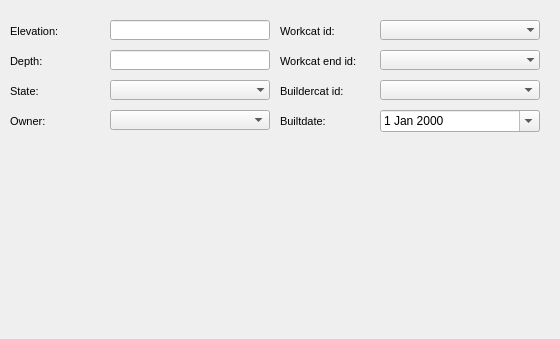
     <widget class="QWidget" name="page_37">
      <property name="geometry">
       <rect>
        <x>0</x>
        <y>0</y>
        <width>560</width>
        <height>339</height>
       </rect>
      </property>
      <attribute name="label">
       <string>Basic information</string>
      </attribute>
      <widget class="QComboBox" name="ownercat_id">
       <property name="geometry">
        <rect>
         <x>110</x>
         <y>110</y>
         <width>160</width>
         <height>20</height>
        </rect>
       </property>
      </widget>
      <widget class="QLabel" name="label_waterwell_owner">
       <property name="geometry">
        <rect>
         <x>10</x>
         <y>110</y>
         <width>90</width>
         <height>22</height>
        </rect>
       </property>
       <property name="font">
        <font>
         <pointsize>8</pointsize>
        </font>
       </property>
       <property name="frameShape">
        <enum>QFrame::NoFrame</enum>
       </property>
       <property name="frameShadow">
        <enum>QFrame::Plain</enum>
       </property>
       <property name="text">
        <string>Owner:</string>
       </property>
       <property name="textFormat">
        <enum>Qt::AutoText</enum>
       </property>
       <property name="scaledContents">
        <bool>false</bool>
       </property>
       <property name="alignment">
        <set>Qt::AlignLeading|Qt::AlignLeft|Qt::AlignVCenter</set>
       </property>
       <property name="margin">
        <number>3</number>
       </property>
      </widget>
      <widget class="QLineEdit" name="waterwell_elevation">
       <property name="geometry">
        <rect>
         <x>110</x>
         <y>20</y>
         <width>160</width>
         <height>20</height>
        </rect>
       </property>
       <property name="frame">
        <bool>true</bool>
       </property>
      </widget>
      <widget class="QLineEdit" name="waterwell_depth">
       <property name="geometry">
        <rect>
         <x>110</x>
         <y>50</y>
         <width>160</width>
         <height>20</height>
        </rect>
       </property>
       <property name="frame">
        <bool>true</bool>
       </property>
      </widget>
      <widget class="QLabel" name="label_waterwell_state">
       <property name="geometry">
        <rect>
         <x>10</x>
         <y>80</y>
         <width>90</width>
         <height>22</height>
        </rect>
       </property>
       <property name="font">
        <font>
         <pointsize>8</pointsize>
        </font>
       </property>
       <property name="frameShape">
        <enum>QFrame::NoFrame</enum>
       </property>
       <property name="frameShadow">
        <enum>QFrame::Plain</enum>
       </property>
       <property name="text">
        <string>State:</string>
       </property>
       <property name="textFormat">
        <enum>Qt::AutoText</enum>
       </property>
       <property name="scaledContents">
        <bool>false</bool>
       </property>
       <property name="alignment">
        <set>Qt::AlignLeading|Qt::AlignLeft|Qt::AlignVCenter</set>
       </property>
       <property name="margin">
        <number>3</number>
       </property>
      </widget>
      <widget class="QComboBox" name="waterwell_state">
       <property name="geometry">
        <rect>
         <x>110</x>
         <y>80</y>
         <width>160</width>
         <height>20</height>
        </rect>
       </property>
       <property name="autoFillBackground">
        <bool>true</bool>
       </property>
       <property name="maxVisibleItems">
        <number>8</number>
       </property>
       <property name="frame">
        <bool>false</bool>
       </property>
      </widget>
      <widget class="QLabel" name="label_waterwell_elevation">
       <property name="geometry">
        <rect>
         <x>10</x>
         <y>20</y>
         <width>90</width>
         <height>22</height>
        </rect>
       </property>
       <property name="font">
        <font>
         <pointsize>8</pointsize>
        </font>
       </property>
       <property name="frameShape">
        <enum>QFrame::NoFrame</enum>
       </property>
       <property name="frameShadow">
        <enum>QFrame::Plain</enum>
       </property>
       <property name="text">
        <string>Elevation:</string>
       </property>
       <property name="textFormat">
        <enum>Qt::AutoText</enum>
       </property>
       <property name="scaledContents">
        <bool>false</bool>
       </property>
       <property name="alignment">
        <set>Qt::AlignLeading|Qt::AlignLeft|Qt::AlignVCenter</set>
       </property>
       <property name="margin">
        <number>3</number>
       </property>
      </widget>
      <widget class="QLabel" name="label_waterwell_depth">
       <property name="geometry">
        <rect>
         <x>10</x>
         <y>50</y>
         <width>90</width>
         <height>22</height>
        </rect>
       </property>
       <property name="font">
        <font>
         <pointsize>8</pointsize>
        </font>
       </property>
       <property name="frameShape">
        <enum>QFrame::NoFrame</enum>
       </property>
       <property name="frameShadow">
        <enum>QFrame::Plain</enum>
       </property>
       <property name="text">
        <string>Depth:</string>
       </property>
       <property name="textFormat">
        <enum>Qt::AutoText</enum>
       </property>
       <property name="scaledContents">
        <bool>false</bool>
       </property>
       <property name="alignment">
        <set>Qt::AlignLeading|Qt::AlignLeft|Qt::AlignVCenter</set>
       </property>
       <property name="margin">
        <number>3</number>
       </property>
      </widget>
      <widget class="QComboBox" name="waterwell_buildercat_id">
       <property name="geometry">
        <rect>
         <x>380</x>
         <y>80</y>
         <width>160</width>
         <height>20</height>
        </rect>
       </property>
      </widget>
      <widget class="QDateEdit" name="waterwell_builtdate">
       <property name="geometry">
        <rect>
         <x>380</x>
         <y>110</y>
         <width>160</width>
         <height>22</height>
        </rect>
       </property>
       <property name="calendarPopup">
        <bool>true</bool>
       </property>
      </widget>
      <widget class="QLabel" name="label_waterwell_buildercat_id">
       <property name="geometry">
        <rect>
         <x>280</x>
         <y>80</y>
         <width>101</width>
         <height>22</height>
        </rect>
       </property>
       <property name="font">
        <font>
         <pointsize>8</pointsize>
        </font>
       </property>
       <property name="frameShape">
        <enum>QFrame::NoFrame</enum>
       </property>
       <property name="frameShadow">
        <enum>QFrame::Plain</enum>
       </property>
       <property name="text">
        <string>Buildercat id:</string>
       </property>
       <property name="textFormat">
        <enum>Qt::AutoText</enum>
       </property>
       <property name="scaledContents">
        <bool>false</bool>
       </property>
       <property name="alignment">
        <set>Qt::AlignLeading|Qt::AlignLeft|Qt::AlignVCenter</set>
       </property>
       <property name="margin">
        <number>3</number>
       </property>
      </widget>
      <widget class="QComboBox" name="waterwell_workcat_id_end">
       <property name="geometry">
        <rect>
         <x>380</x>
         <y>50</y>
         <width>160</width>
         <height>20</height>
        </rect>
       </property>
       <property name="autoFillBackground">
        <bool>true</bool>
       </property>
       <property name="maxVisibleItems">
        <number>8</number>
       </property>
       <property name="frame">
        <bool>false</bool>
       </property>
      </widget>
      <widget class="QLabel" name="label_waterwell_builtdate">
       <property name="geometry">
        <rect>
         <x>280</x>
         <y>110</y>
         <width>101</width>
         <height>22</height>
        </rect>
       </property>
       <property name="font">
        <font>
         <pointsize>8</pointsize>
        </font>
       </property>
       <property name="frameShape">
        <enum>QFrame::NoFrame</enum>
       </property>
       <property name="frameShadow">
        <enum>QFrame::Plain</enum>
       </property>
       <property name="text">
        <string>Builtdate:</string>
       </property>
       <property name="textFormat">
        <enum>Qt::AutoText</enum>
       </property>
       <property name="scaledContents">
        <bool>false</bool>
       </property>
       <property name="alignment">
        <set>Qt::AlignLeading|Qt::AlignLeft|Qt::AlignVCenter</set>
       </property>
       <property name="margin">
        <number>3</number>
       </property>
      </widget>
      <widget class="QLabel" name="label_waterwell_workcat_id_end">
       <property name="geometry">
        <rect>
         <x>280</x>
         <y>50</y>
         <width>101</width>
         <height>22</height>
        </rect>
       </property>
       <property name="font">
        <font>
         <pointsize>8</pointsize>
        </font>
       </property>
       <property name="frameShape">
        <enum>QFrame::NoFrame</enum>
       </property>
       <property name="frameShadow">
        <enum>QFrame::Plain</enum>
       </property>
       <property name="text">
        <string>Workcat end id:</string>
       </property>
       <property name="textFormat">
        <enum>Qt::AutoText</enum>
       </property>
       <property name="scaledContents">
        <bool>false</bool>
       </property>
       <property name="alignment">
        <set>Qt::AlignLeading|Qt::AlignLeft|Qt::AlignVCenter</set>
       </property>
       <property name="margin">
        <number>3</number>
       </property>
      </widget>
      <widget class="QLabel" name="label_waterwell_workcat_id">
       <property name="geometry">
        <rect>
         <x>280</x>
         <y>20</y>
         <width>90</width>
         <height>22</height>
        </rect>
       </property>
       <property name="font">
        <font>
         <pointsize>8</pointsize>
        </font>
       </property>
       <property name="frameShape">
        <enum>QFrame::NoFrame</enum>
       </property>
       <property name="frameShadow">
        <enum>QFrame::Plain</enum>
       </property>
       <property name="text">
        <string>Workcat id:</string>
       </property>
       <property name="textFormat">
        <enum>Qt::AutoText</enum>
       </property>
       <property name="scaledContents">
        <bool>false</bool>
       </property>
       <property name="alignment">
        <set>Qt::AlignLeading|Qt::AlignLeft|Qt::AlignVCenter</set>
       </property>
       <property name="margin">
        <number>3</number>
       </property>
      </widget>
      <widget class="QComboBox" name="waterwell_workcat_id">
       <property name="geometry">
        <rect>
         <x>380</x>
         <y>20</y>
         <width>160</width>
         <height>20</height>
        </rect>
       </property>
       <property name="autoFillBackground">
        <bool>true</bool>
       </property>
       <property name="maxVisibleItems">
        <number>8</number>
       </property>
       <property name="frame">
        <bool>false</bool>
       </property>
      </widget>
     </widget>
